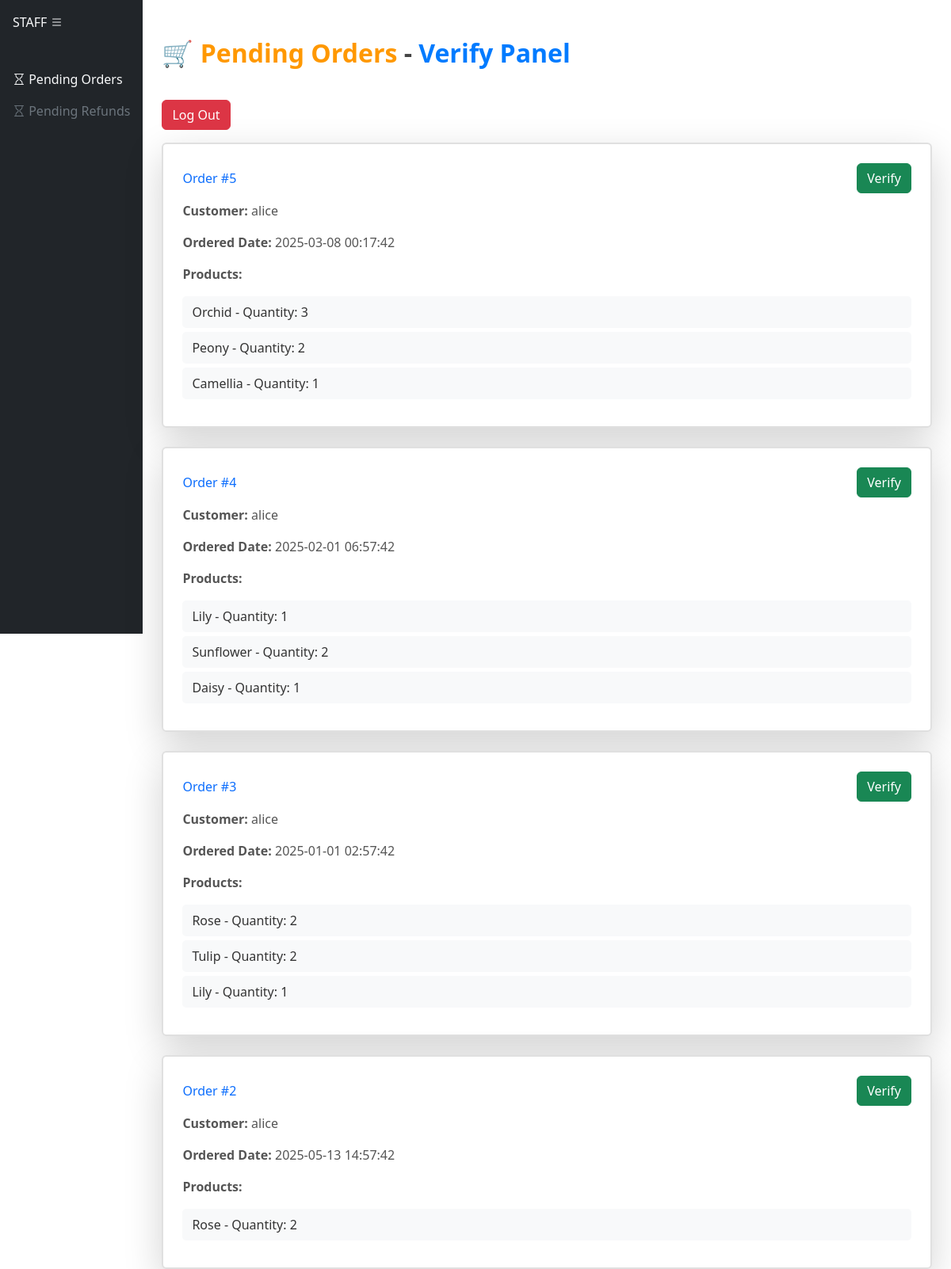
/staff.php?type=orders (signed in), run on the app's committed database.
### tables this page shows
CREATE TABLE `orders` (
  `order_id` int(11) NOT NULL,
  `customer_id` int(11) NOT NULL,
  `order_date` timestamp NOT NULL DEFAULT current_timestamp(),
  `total_amount` decimal(10,2) NOT NULL,
  `status` enum('pending','completed','cancelled','refunded') DEFAULT 'pending'
);

CREATE TABLE `flowers` (
  `flower_id` int(11) NOT NULL,
  `name` varchar(100) NOT NULL,
  `description` text DEFAULT NULL,
  `price` decimal(10,2) NOT NULL,
  `stock_quantity` int(11) DEFAULT 0,
  `image_url` varchar(255) DEFAULT NULL,
  `category_id` int(11) NOT NULL
);

CREATE TABLE `order_items` (
  `order_item_id` int(11) NOT NULL,
  `order_id` int(11) NOT NULL,
  `flower_id` int(11) NOT NULL,
  `quantity` int(11) NOT NULL,
  `price_each` decimal(10,2) NOT NULL
);

CREATE TABLE `customers` (
  `customer_id` int(11) NOT NULL,
  `account_id` int(11) NOT NULL,
  `full_name` varchar(100) NOT NULL,
  `phone` varchar(20) DEFAULT NULL,
  `address` text DEFAULT NULL
);

### views/partials/staff_orders.php (the view, shortened to what this page needs)
<?php
    $conn = connect();
    $sql = "
        SELECT
            o.order_id,
            o.order_date,
            o.status,
            c.customer_id AS cus_id,
            c.full_name AS customer_name,
            f.name AS flower_name,
            oi.quantity
        FROM orders o
        JOIN order_items oi ON o.order_id = oi.order_id
        JOIN flowers f ON oi.flower_id = f.flower_id
        JOIN customers c ON o.customer_id = c.customer_id
        WHERE o.status = 'pending'
        ORDER BY o.order_id DESC, oi.order_item_id ASC
    ";
    $result = mysqli_query($conn, $sql);
    $orders = [];
    while ($row = mysqli_fetch_assoc($result)) {
        $id = $row['order_id'];
        if (!isset($orders[$id])) {
            $orders[$id] = [
                'order_id' => $id,
                'date' => $row['order_date'],
                'customer' => $row['customer_name'],
                'products' => []
            ];
        }
        $orders[$id]['products'][] = [
            'name' => $row['flower_name'],
            'quantity' => $row['quantity']
        ];
    }
?>
<div class="container mt-5">
    <h2 class="page-title text-center">
        <span class="pending">🛒 Pending Orders</span> - <span class="verify">Verify Panel</span>
    </h2>
    <div class="text-right">
    <a href="views/partials/logout.php" class="btn btn-danger mb-3">Log Out</a>
    </div>
    <?php if (empty($orders)): ?>
        <p class="text-center">No pending orders to verify.</p>
    <?php else: ?>
        <?php foreach ($orders as $order): ?>
            <div class="order-card p-4 mb-4 shadow-lg rounded">
                <div class="order-header d-flex justify-content-between align-items-center">
                    <span class="font-weight-bold text-primary">Order #<?= $order['order_id'] ?></span>
                    <button class="btn btn-success" onclick="verifyOrder(<?= $order['order_id'] ?>, this)">Verify</button>
                </div>
                <p><strong>Customer:</strong> <?= htmlspecialchars($order['customer']) ?></p>
                <p><strong>Ordered Date:</strong> <?= $order['date'] ?></p>
                <p><strong>Products:</strong></p>
                <ul class="product-list pl-3">
                    <?php foreach ($order['products'] as $product): ?>
                        <li><?= htmlspecialchars($product['name']) ?> - Quantity: <?= $product['quantity'] ?></li>
                    <?php endforeach; ?>
                </ul>
            </div>
        <?php endforeach; ?>
    <?php endif; ?>
</div>

### staff.php (shortened to what this page needs)
<!DOCTYPE html>
<html>
<head>
    <link rel="stylesheet" href="css/staff.css">
    <link
        href="https://cdn.jsdelivr.net/npm/bootstrap@5.3.5/dist/css/bootstrap.min.css"
        rel="stylesheet"
    >
    <link
        rel="stylesheet"
        href="https://cdn.jsdelivr.net/npm/bootstrap-icons@1.11.3/font/bootstrap-icons.min.css"
    >
</head>
<body style="height: 100vh">
    <div class="container-fluid h-100">
        <div class="row flex-nowrap h-100">
            <div class="bg-dark w-auto p-3 menu h-100">
                <span class="text-light">
                    STAFF
                    <i class="bi bi-list"></i>
                </span>
                <div class="mt-5">
                    <a href="staff.php?type=orders" style="text-decoration: none" class="orders-menu">
                        <i class="bi bi-hourglass"></i> Pending Orders
                    </a>
                </div>
                <div class="mt-3">
                    <a href="staff.php?type=refunds" style="text-decoration: none" class="refunds-menu">
                        <i class="bi bi-hourglass"></i> Pending Refunds
                    </a>
                </div>
            </div>
            <div class="flex-fill h-100">
                <?php include('views/partials/staff_' . $_GET['type'] . '.php') ?>
            </div>
        </div>
    </div>
</body>
</html>

### css/staff.css (style rules this page uses)
body { background-color: #f9f9f9; font-family: 'Segoe UI', Tahoma, Geneva, Verdana, sans-serif; color: #333; margin: 0; padding: 0; }
.page-title { font-size: 32px; font-weight: bold; color: #ff5722; display: inline-block; animation: fadeInDown 1s ease-out; margin-bottom: 40px; }
.page-title::after { display: none; }
.order-card { border: 2px solid #e0e0e0; border-radius: 15px; background-color: #ffffff; box-shadow: 0 6px 12px rgba(0, 0, 0, 0.1); transition: transform 0.3s ease-in-out, box-shadow 0.3s ease; padding: 20px; margin-bottom: 30px; }
.order-header { font-size: 20px; font-weight: bold; color: #007bff; display: flex; justify-content: space-between; align-items: center; margin-bottom: 10px; }
.order-header span { font-weight: normal; color: #666; font-size: 16px; }
.product-list { list-style-type: none; padding-left: 0; margin: 10px 0; }
.product-list li { background-color: #f8f9fa; padding: 8px 12px; border-radius: 5px; margin-bottom: 5px; color: #333; font-size: 16px; transition: background-color 0.3s; }
button { background-color: #28a745; color: white; border: none; border-radius: 5px; padding: 8px 20px; font-size: 16px; cursor: pointer; transition: background-color 0.3s ease, transform 0.1s; }
p { margin-bottom: 12px; font-size: 16px; color: #555; }
.text-center { text-align: center; color: #444; }
.pending { color: #ff9800; font-weight: bold; }
.verify { color: #007bff; font-weight: bold; }

### data on the page
orders: flowers.name "Orchid", order_items.quantity "3", flowers.name "Peony", order_items.quantity "2", flowers.name "Camellia", order_items.quantity "1"
orders: flowers.name "Sunflower", order_items.quantity "2", flowers.name "Daisy", order_items.quantity "1"
orders: flowers.name "Tulip", order_items.quantity "2"
orders: order_id "2", customer.full_name "alice", order_date "2025-05-13 14:57:42", name "Rose", quantity "2"

### other printed values
$order['order_id'] "5"
$order['customer'] "alice"
$order['date'] "2025-03-08 00:17:42"
$order['order_id'] "4"
$order['date'] "2025-02-01 06:57:42"
$product['name'] "Lily"
$product['quantity'] "1"
$order['order_id'] "3"
$order['date'] "2025-01-01 02:57:42"
$product['name'] "Rose"
$product['quantity'] "2"
